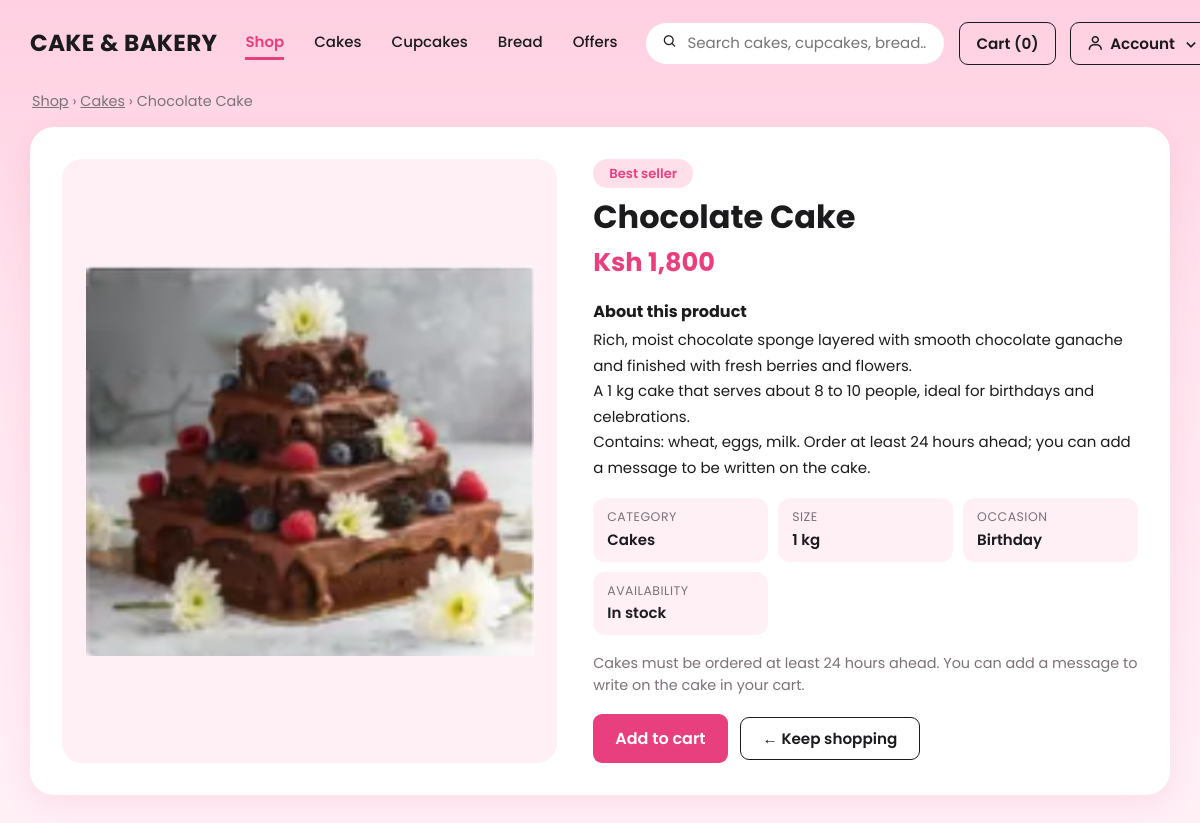
Screenshot of /product.php?id=1 with the database file from the repository.
### tables this page shows
CREATE TABLE products (
  product_id INT AUTO_INCREMENT PRIMARY KEY,
  category_id INT NOT NULL,
  name VARCHAR(120) NOT NULL,
  description TEXT,
  price DECIMAL(10,2) NOT NULL CHECK (price >= 0),
  stock_qty INT NOT NULL DEFAULT 0 CHECK (stock_qty >= 0),
  low_stock_level INT NOT NULL DEFAULT 5,
  size_label VARCHAR(20) NULL,             
  pack_size INT NULL,                      
  badge ENUM('best_seller','new') NULL,    
  is_offer TINYINT(1) NOT NULL DEFAULT 0,  
  occasion ENUM('birthday','wedding') NULL,
  image VARCHAR(255) NOT NULL DEFAULT 'white-bread.png',
  is_active TINYINT(1) NOT NULL DEFAULT 1,
  FOREIGN KEY (category_id) REFERENCES categories(category_id)
);

CREATE TABLE categories (
  category_id INT AUTO_INCREMENT PRIMARY KEY,
  name VARCHAR(50) NOT NULL UNIQUE
);

### includes/migrate.php (called while the page is built, shortened)
<?php
function ensure_schema(PDO $pdo): void {
    $col = function (string $table, string $name, string $ddl) use ($pdo): void {
        try { $pdo->query("SELECT $name FROM $table LIMIT 0"); }
        catch (PDOException $e) {
            if (($e->errorInfo[1] ?? 0) == 1146 || stripos($e->getMessage(), 'no such table') !== false) throw $e;
            $pdo->exec("ALTER TABLE $table ADD COLUMN $name $ddl");
        }
    };
    try { $pdo->query('SELECT 1 FROM orders LIMIT 0'); } catch (PDOException $e) { return; }
    $col('orders',   'destination',         'VARCHAR(80) NULL');
    $col('orders',   'deleted_at',          'DATETIME NULL');
    $col('users',    'deleted_at',          'DATETIME NULL');
    $col('payments', 'payer_phone',         'VARCHAR(15) NULL');
    $col('payments', 'paid_amount',         'DECIMAL(10,2) NULL');
    $col('payments', 'merchant_request_id', 'VARCHAR(100) NULL');
    $col('payments', 'result_code',         'INT NULL');
    $col('payments', 'result_desc',         'VARCHAR(255) NULL');
    $col('payments', 'requested_at',        'DATETIME NULL');
    $col('payments', 'submitted_at',        'DATETIME NULL');
    $col('payments', 'verified_at',         'DATETIME NULL');
    $col('payments', 'verified_by',         'INT NULL');
    $col('payments', 'decline_reason',      'VARCHAR(255) NULL');
    install_delivery_destinations($pdo);
}
function install_delivery_destinations(PDO $pdo): void {
    try { $pdo->query('SELECT 1 FROM delivery_zones LIMIT 0'); }
    catch (PDOException $e) {
        $pdo->exec('CREATE TABLE IF NOT EXISTS delivery_zones (zone_id INT AUTO_INCREMENT PRIMARY KEY, name VARCHAR(80) NOT NULL UNIQUE, fee DECIMAL(10,2) NOT NULL, is_active TINYINT(1) NOT NULL DEFAULT 1) ENGINE=InnoDB');
    }
    $has = $pdo->prepare('SELECT COUNT(*) FROM delivery_zones WHERE name=?'); $has->execute([DELIVERY_DESTINATIONS[0][0]]);
    if ((int)$has->fetchColumn() > 0) return;
}

### config/db.php (called while the page is built, shortened)
<?php
function db(): PDO {
    static $pdo = null;
    if ($pdo === null) {
        try {
            $pdo = new PDO('mysql:host='.DB_HOST.';dbname='.DB_NAME.';charset=utf8mb4', DB_USER, DB_PASS, [
                PDO::ATTR_ERRMODE => PDO::ERRMODE_EXCEPTION,
                PDO::ATTR_DEFAULT_FETCH_MODE => PDO::FETCH_ASSOC,
                PDO::ATTR_EMULATE_PREPARES => false,
            ]);
        } catch (PDOException $e) {
            if (PHP_SAPI !== 'cli' && (($e->errorInfo[1] ?? 0) == 1049) && is_file(__DIR__.'/../install.php') && !headers_sent()) {
                header('Location: '.BASE_URL.'/install.php'); exit;
            }
            throw $e;
        }
        require_once __DIR__ . '/../includes/migrate.php';
        ensure_schema($pdo);
    }
    return $pdo;
}

### product.php (the view, shortened to what this page needs)
<?php
require_once 'includes/helpers.php';
$id = (int)($_GET['id'] ?? 0);
$st = db()->prepare('SELECT p.*, c.name AS category FROM products p JOIN categories c USING(category_id) WHERE p.product_id=? AND p.is_active=1');
$st->execute([$id]); $p = $st->fetch();
$out = $p['stock_qty'] <= 0;
$desc = trim((string)$p['description']);
$facts = array_filter([
    'Category' => $p['category'],
    'Size' => $p['size_label'] ?: null,
    'Pack' => $p['pack_size'] ? $p['pack_size'].' pieces per box' : null,
    'Occasion' => $p['occasion'] ? ucfirst($p['occasion']) : null,
]);
$layout='shop'; $active='shop'; $title=$p['name']; include 'includes/header.php'; ?>
<p class="crumbs"><a href="<?= url('index.php') ?>">Shop</a> › <a href="<?= url('index.php?f='.strtolower($p['category'])) ?>"><?= e($p['category']) ?></a> › <?= e($p['name']) ?></p>
<article class="pdetail">
  <div class="pd-img"><img src="<?= img_url($p['image']) ?>" alt="<?= e($p['name']) ?>"></div>
  <div class="pd-info">
    <?php if ($out): ?><span class="tag out" style="position:static;display:inline-block">Out of stock</span>
    <?php elseif ($p['badge']): ?><span class="tag" style="position:static;display:inline-block"><?= $p['badge']==='new' ? 'New' : 'Best seller' ?></span><?php endif; ?>
    <h1><?= e(product_title($p)) ?></h1>
    <div class="pd-price"><?= money($p['price']) ?></div>
    <h2>About this product</h2>
    <p class="pd-desc"><?= $desc !== '' ? nl2br(e($desc)) : 'Freshly baked in our kitchen. Ask us on the contact page if you would like more details.' ?></p>
    <dl class="pd-facts"><?php foreach ($facts as $k=>$v): ?><div><dt><?= e($k) ?></dt><dd><?= e($v) ?></dd></div><?php endforeach; ?>
      <div><dt>Availability</dt><dd><?= $out ? 'Out of stock' : ($p['stock_qty'] <= $p['low_stock_level'] ? 'Only '.(int)$p['stock_qty'].' left' : 'In stock') ?></dd></div></dl>
    <?php if ($p['category_id'] == 1): ?><p class="muted" style="font-size:.9rem">Cakes must be ordered at least 24 hours ahead. You can add a message to write on the cake in your cart.</p><?php endif; ?>
    <div class="pd-buy">
      <?php if ($out): ?><button class="btn" disabled>Unavailable</button>
      <?php else: ?>
        <form method="post" action="<?= url('cart.php') ?>"><?= csrf_field() ?>
          <input type="hidden" name="back" value="<?= e($_SERVER['REQUEST_URI']) ?>"><button class="btn">Add to cart</button></form>
      <?php endif; ?>
      <a class="btn-outline" href="<?= url('index.php') ?>">← Keep shopping</a>
    </div>
  </div>
</article>
<?php include 'includes/footer.php';

### assets/css/style.css (style rules this page uses)
:root { --pink:#e8407e; --pink-dark:#d12f6c; --pink-soft:#fff0f6; --pink-line:#f3b9d0; --pink-text:#e8407e; --ink:#1b1a1d; --muted:#7b7278; --card:#fff; --peach:#ffd9c2; --shadow:0 10px 30px rgba(232,64,126,.10); }
* { box-sizing:border-box }
html { scroll-behavior:smooth;background:#fff1f7 }
body { margin:0;font-family:'Poppins',system-ui,-apple-system,'Segoe UI',sans-serif;color:var(--ink);font-size:15px;line-height:1.5; background:linear-gradient(180deg,#ffd0e1 0%,#ffe4ee 40%,#fff1f7 100%) fixed;min-height:100vh }
a { color:inherit }
h1,h2,h3 { margin:0;font-weight:700;line-height:1.15 }
.btn-outline { display:inline-block;border:1.5px solid var(--ink);background:transparent;color:var(--ink);padding:9px 22px;border-radius:9px;font:600 .95rem 'Poppins',sans-serif;text-decoration:none;cursor:pointer }
.btn,.btn-pink { display:inline-block;background:var(--pink);color:#fff;border:0;border-radius:9px;padding:12px 22px;font:600 1rem 'Poppins',sans-serif;text-decoration:none;cursor:pointer;text-align:center;text-transform:none }
.muted { color:var(--muted) }
.tag { position:absolute;top:16px;left:16px;background:#ffe0ea;color:var(--pink);font-weight:600;font-size:.82rem;border-radius:20px;padding:5px 16px;z-index:1 }
.crumbs { font-size:.9rem;color:var(--muted,#7a6a72);margin:4px 2px 14px }
.crumbs a { color:inherit }
.pdetail { display:grid;grid-template-columns:minmax(0,1fr) minmax(0,1.1fr);gap:36px;background:#fff;border-radius:24px;box-shadow:var(--shadow);padding:32px }
.pd-img { display:grid;place-items:center;background:var(--pink-soft,#fff0f6);border-radius:20px;padding:20px;min-height:320px }
.pd-img img { max-width:100%;max-height:420px;object-fit:contain }
.pd-info h1 { font-size:2rem;margin:10px 0 6px;line-height:1.2 }
.pd-info h2 { font-size:1rem;margin:22px 0 6px }
.pd-price { font-size:1.6rem;font-weight:700;color:var(--pink) }
.pd-desc { line-height:1.7;margin:0 0 6px;white-space:normal;overflow-wrap:anywhere }
.pd-facts { display:grid;grid-template-columns:repeat(auto-fit,minmax(150px,1fr));gap:10px;margin:18px 0 }
.pd-facts div { background:var(--pink-soft,#fff0f6);border-radius:12px;padding:10px 14px }
.pd-facts dt { font-size:.78rem;color:var(--muted,#7a6a72);text-transform:uppercase;letter-spacing:.04em }
.pd-facts dd { margin:2px 0 0;font-weight:600 }
.pd-buy { display:flex;gap:12px;flex-wrap:wrap;align-items:center;margin-top:18px }
.crumbs { display:block }
.btn-outline { white-space:nowrap }

### rows the page displays
products: category.name "Cakes", name "Chocolate Cake", image (picture), price "Ksh 1,800", description "Rich, moist chocolate sponge layered with smooth chocolate ganache and finished with fresh berries and flowers. A 1 kg cake that serves about 8 to 10 people, ideal for birthdays and celebrations. Contains: wheat, eggs, milk. Order at least 24 hours ahead; you can add a message to be written on the cake.", size_label "1 kg"

### other values shown
$label "Shop Cakes Cupcakes Bread Offers"
$cartCount "0"
$label "Account"
$k "CATEGORY"
$k "SIZE"
$k "OCCASION"
$v "Birthday"
